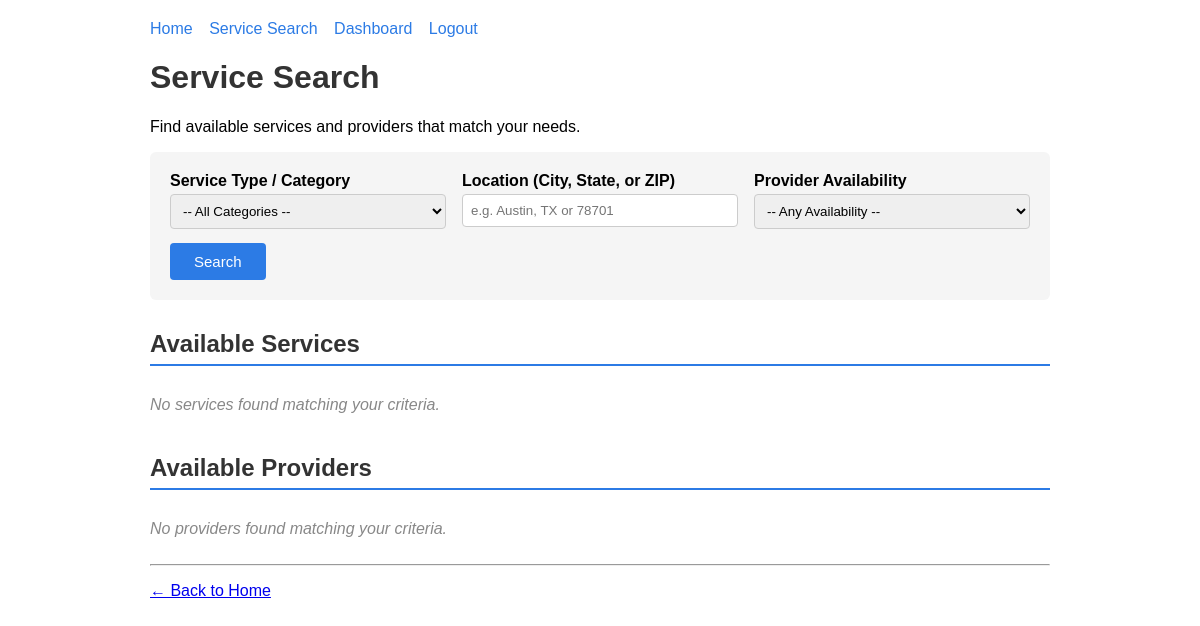
Before: /search/ (signed in) with the older database file.
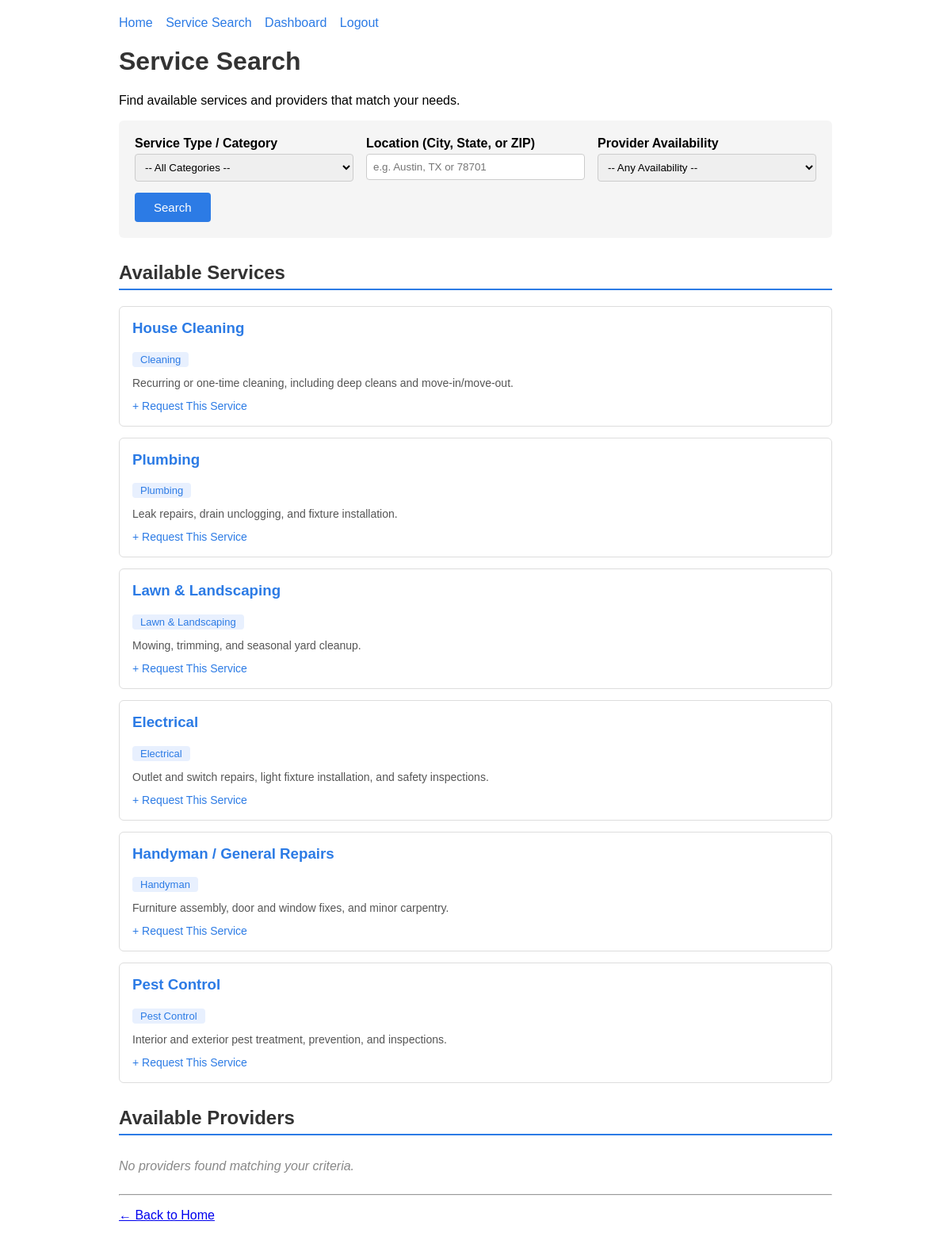
After: the same page with the newer database file.
### services/models.py (models this page shows, shortened)
class Service(models.Model):
    service_name = models.CharField(max_length=100)
    description = models.TextField()
    category = models.CharField(max_length=100)

### services/views.py (the view)
# urls.py: path('search/', views.service_search, name='service_search'),
@login_required
def service_search(request):
    service_type = request.GET.get('service_type', '').strip()
    location = request.GET.get('location', '').strip()
    availability = request.GET.get('availability', '').strip()
    services = Service.objects.all()
    providers = ProviderProfile.objects.select_related('user').all()
    if service_type:
        services = services.filter(
            Q(category__icontains=service_type) | Q(service_name__icontains=service_type)
        )
    if location:
        providers = providers.filter(
            Q(user__city__icontains=location)
            | Q(user__state__icontains=location)
            | Q(user__zip_code__icontains=location)
        )
    if availability:
        providers = providers.filter(availability_status__icontains=availability)
    categories = Service.objects.values_list('category', flat=True).distinct().order_by('category')
    context = {
        'services': services,
        'providers': providers,
        'categories': categories,
        'service_type': service_type,
        'location': location,
        'availability': availability,
        'result_count': services.count() + providers.count(),
        'searched': any([service_type, location, availability]),
    }
    return render(request, 'services/service_search.html', context)

### services/templates/services/service_search.html (shortened to what this page needs)
<!DOCTYPE html>
<html>
<head>
</head>
<body>
<nav>
    <a href="/">Home</a>
    <a href="/search/">Service Search</a>
    <a href="/dashboard/">Dashboard</a>
    {% if request.user.is_authenticated %}
        <a href="/logout/">Logout</a>
    {% else %}
        <a href="/login/">Login</a>
        <a href="/register/">Register</a>
    {% endif %}
</nav>
<h1>Service Search</h1>
<p>Find available services and providers that match your needs.</p>
<div class="search-form">
    <form method="GET" action="/search/">
        <div class="form-row">
            <div class="form-group">
                <label for="service_type">Service Type / Category</label>
                <select name="service_type" id="service_type">
                    <option value="">-- All Categories --</option>
                </select>
            </div>
            <div class="form-group">
                <label for="location">Location (City, State, or ZIP)</label>
                <input type="text" name="location" id="location" placeholder="e.g. Austin, TX or 78701" value="{{ location }}">
            </div>
            <div class="form-group">
                <label for="availability">Provider Availability</label>
                <select name="availability" id="availability">
                    <option value="">-- Any Availability --</option>
                </select>
            </div>
        </div>
        <button type="submit">Search</button>
    </form>
</div>
<h2 class="section-title">Available Services</h2>
{% if services %}
    {% for service in services %}
    <div class="card">
        <h3>{{ service.service_name }}</h3>
        <span class="badge">{{ service.category }}</span>
        <p class="detail">{{ service.description }}</p>
        <div class="actions">
            <a href="/job-request/?service_id={{ service.id }}">&#43; Request This Service</a>
        </div>
    </div>
    {% endfor %}
{% else %}
    <p class="no-results">No services found matching your criteria.</p>
{% endif %}
<h2 class="section-title">Available Providers</h2>
{% if providers %}
    {% for profile in providers %}
    <div class="card">
        <h3>{{ profile.user.first_name }} {{ profile.user.last_name }}</h3>
        <span class="badge {% if 'available' in profile.availability_status|lower %}available{% elif 'busy' in profile.availability_status|lower %}busy{% endif %}">
            {{ profile.availability_status }}
        </span>
        <p class="detail"><strong>Location:</strong> {{ profile.user.city }}, {{ profile.user.state }} {{ profile.user.zip_code }}</p>
        <p class="detail"><strong>Rate:</strong> ${{ profile.hourly_rate }}/hr &nbsp;|&nbsp; <strong>Experience:</strong> {{ profile.experience_years }} yr(s) &nbsp;|&nbsp; <strong>Travel Radius:</strong> {{ profile.travel_radius }} mi</p>
        <p class="detail"><strong>Phone:</strong> {{ profile.user.phone }}</p>
        <div class="actions">
            <a href="/provider/{{ profile.id }}/">View Profile</a>
            <a href="/job-request/?provider_id={{ profile.id }}">&#43; Request This Provider</a>
        </div>
    </div>
    {% endfor %}
{% else %}
    <p class="no-results">No providers found matching your criteria.</p>
{% endif %}
<hr>
<p><a href="/">&#8592; Back to Home</a></p>
</body>
</html>

### services/templates/services/service_search.html (style rules this page uses)
body { font-family: Arial, sans-serif; max-width: 900px; margin: 0 auto; padding: 20px; }
h1, h2, h3 { color: #333; }
.search-form { background: #f5f5f5; padding: 20px; border-radius: 6px; margin-bottom: 30px; }
.search-form label { display: block; margin-bottom: 4px; font-weight: bold; }
.search-form input, .search-form select { width: 100%; padding: 8px; margin-bottom: 14px; box-sizing: border-box; border: 1px solid #ccc; border-radius: 4px; }
.search-form button { background: #2c7be5; color: #fff; padding: 10px 24px; border: none; border-radius: 4px; cursor: pointer; font-size: 15px; }
.section-title { border-bottom: 2px solid #2c7be5; padding-bottom: 6px; margin-top: 30px; }
.card { border: 1px solid #ddd; border-radius: 6px; padding: 16px; margin-bottom: 14px; background: #fff; }
.card h3 { margin-top: 0; color: #2c7be5; }
.card .badge { display: inline-block; background: #e8f0fe; color: #2c7be5; border-radius: 4px; padding: 2px 10px; font-size: 13px; margin-bottom: 8px; }
.card .detail { color: #555; font-size: 14px; margin: 4px 0; }
.card .actions { margin-top: 12px; }
.card .actions a { display: inline-block; margin-right: 10px; color: #2c7be5; text-decoration: none; font-size: 14px; }
.no-results { color: #888; font-style: italic; padding: 10px 0; }
nav { margin-bottom: 20px; }
nav a { margin-right: 12px; color: #2c7be5; text-decoration: none; }
.form-row { display: flex; gap: 16px; }
.form-row .form-group { flex: 1; }

Changed rows visible on the page:
added Service: service_name "House Cleaning", category "Cleaning", description "Recurring or one-time cleaning, including deep cleans and move-in/move-out."
added Service: service_name "Plumbing", category "Plumbing", description "Leak repairs, drain unclogging, and fixture installation."
added Service: service_name "Lawn & Landscaping", category "Lawn & Landscaping", description "Mowing, trimming, and seasonal yard cleanup."
added Service: service_name "Electrical", category "Electrical", description "Outlet and switch repairs, light fixture installation, and safety inspections."
added Service: service_name "Handyman / General Repairs", category "Handyman", description "Furniture assembly, door and window fixes, and minor carpentry."
added Service: service_name "Pest Control", category "Pest Control", description "Interior and exterior pest treatment, prevention, and inspections."
Other visible differences:
text no longer shown: "No services found matching your criteria."
